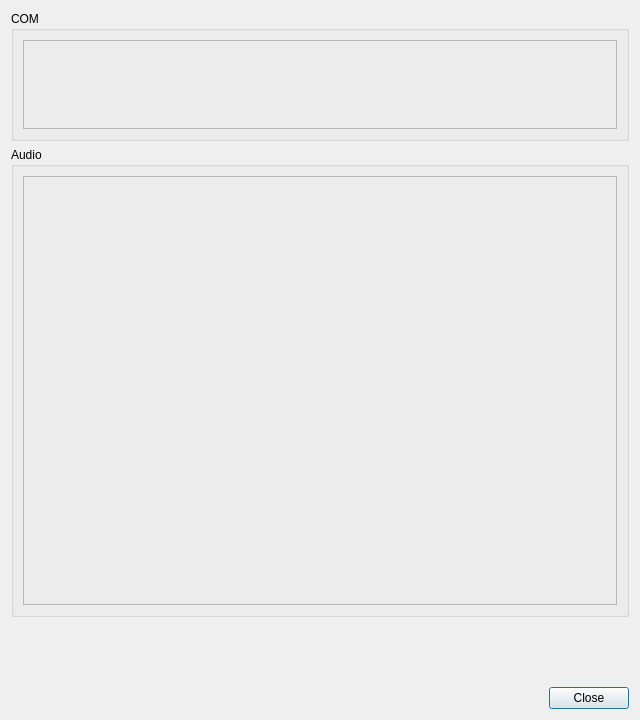
<?xml version="1.0" encoding="UTF-8"?>
<ui version="4.0">
 <class>CCockpitComAudioDialog</class>
 <widget class="QDialog" name="CCockpitComAudioDialog">
  <property name="geometry">
   <rect>
    <x>0</x>
    <y>0</y>
    <width>640</width>
    <height>720</height>
   </rect>
  </property>
  <property name="minimumSize">
   <size>
    <width>560</width>
    <height>680</height>
   </size>
  </property>
  <property name="windowTitle">
   <string>Audio and cockpit</string>
  </property>
  <layout class="QVBoxLayout" name="vl_CockpitComDialog">
   <item>
    <widget class="QGroupBox" name="gb_Com">
     <property name="minimumSize">
      <size>
       <width>0</width>
       <height>130</height>
      </size>
     </property>
     <property name="title">
      <string>COM</string>
     </property>
     <layout class="QVBoxLayout" name="verticalLayout">
      <item>
       <widget class="swift::gui::components::CCockpitComComponent" name="comp_Com">
        <property name="frameShape">
         <enum>QFrame::StyledPanel</enum>
        </property>
        <property name="frameShadow">
         <enum>QFrame::Raised</enum>
        </property>
       </widget>
      </item>
     </layout>
    </widget>
   </item>
   <item>
    <widget class="QGroupBox" name="gb_Audio">
     <property name="minimumSize">
      <size>
       <width>0</width>
       <height>470</height>
      </size>
     </property>
     <property name="title">
      <string>Audio</string>
     </property>
     <layout class="QVBoxLayout" name="verticalLayout_2">
      <item>
       <widget class="swift::gui::components::CAudioDeviceVolumeSetupComponent" name="comp_Audio">
        <property name="frameShape">
         <enum>QFrame::StyledPanel</enum>
        </property>
        <property name="frameShadow">
         <enum>QFrame::Raised</enum>
        </property>
       </widget>
      </item>
     </layout>
    </widget>
   </item>
   <item>
    <spacer name="verticalSpacer">
     <property name="orientation">
      <enum>Qt::Vertical</enum>
     </property>
     <property name="sizeHint" stdset="0">
      <size>
       <width>20</width>
       <height>40</height>
      </size>
     </property>
    </spacer>
   </item>
   <item>
    <widget class="QDialogButtonBox" name="bb_CockpitComDialog">
     <property name="orientation">
      <enum>Qt::Horizontal</enum>
     </property>
     <property name="standardButtons">
      <set>QDialogButtonBox::Close</set>
     </property>
    </widget>
   </item>
  </layout>
 </widget>
 <customwidgets>
  <customwidget>
   <class>swift::gui::components::CCockpitComComponent</class>
   <extends>QFrame</extends>
   <header>gui/components/cockpitcomcomponent.h</header>
   <container>1</container>
  </customwidget>
  <customwidget>
   <class>swift::gui::components::CAudioDeviceVolumeSetupComponent</class>
   <extends>QFrame</extends>
   <header>gui/components/audiodevicevolumesetupcomponent.h</header>
   <container>1</container>
  </customwidget>
 </customwidgets>
 <resources/>
 <connections>
  <connection>
   <sender>bb_CockpitComDialog</sender>
   <signal>accepted()</signal>
   <receiver>CCockpitComAudioDialog</receiver>
   <slot>accept()</slot>
   <hints>
    <hint type="sourcelabel">
     <x>248</x>
     <y>254</y>
    </hint>
    <hint type="destinationlabel">
     <x>157</x>
     <y>274</y>
    </hint>
   </hints>
  </connection>
  <connection>
   <sender>bb_CockpitComDialog</sender>
   <signal>rejected()</signal>
   <receiver>CCockpitComAudioDialog</receiver>
   <slot>reject()</slot>
   <hints>
    <hint type="sourcelabel">
     <x>316</x>
     <y>260</y>
    </hint>
    <hint type="destinationlabel">
     <x>286</x>
     <y>274</y>
    </hint>
   </hints>
  </connection>
 </connections>
</ui>
